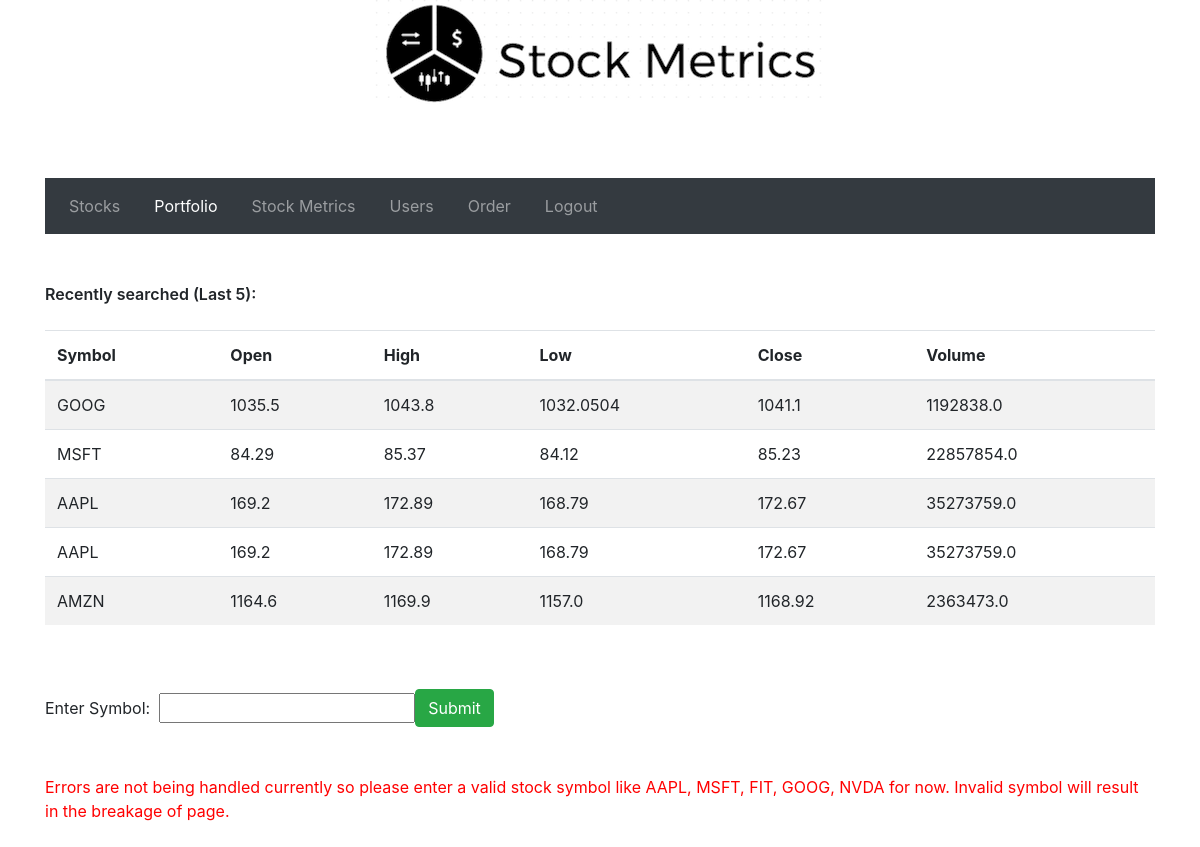
Before: /StockMetrics/portfolio/ (signed in) with the older database file.
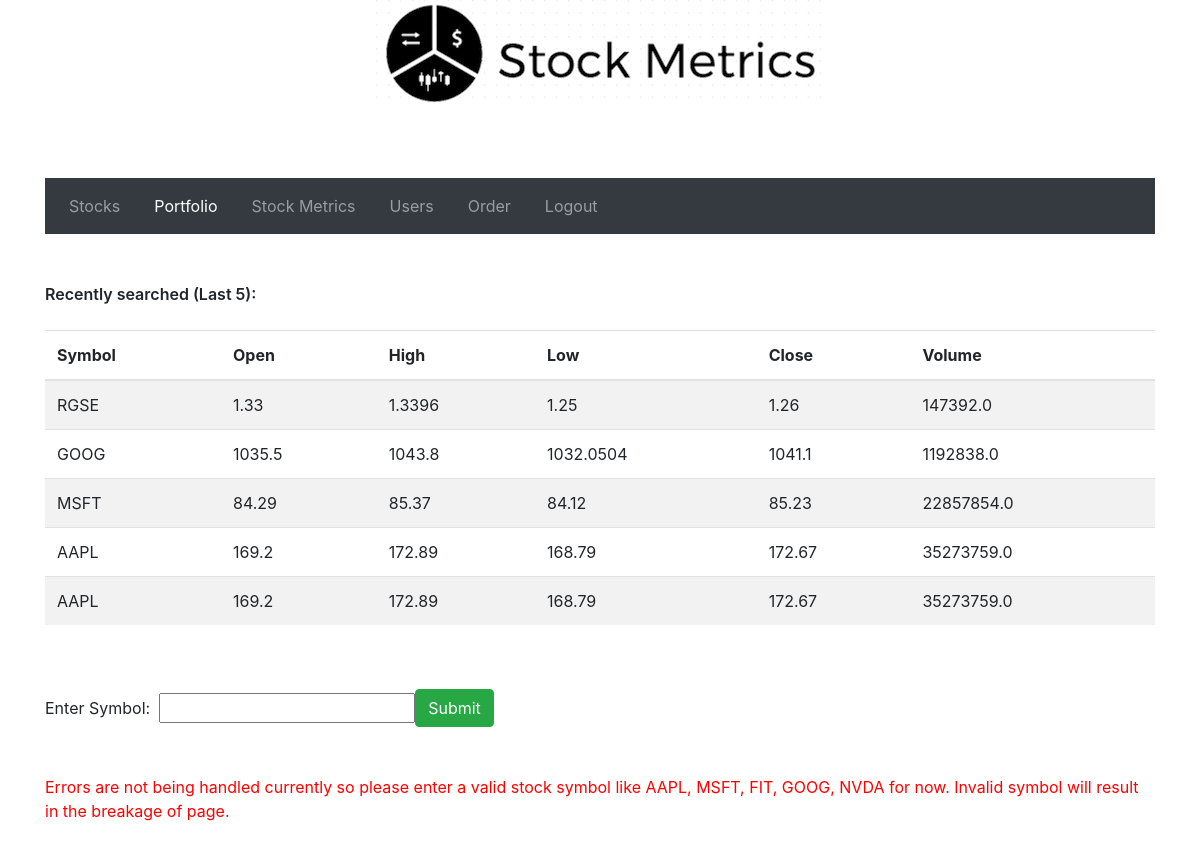
After: the same page with the newer database file.
### StockMetrics/models.py (models this page shows)
class PortfolioData(models.Model):
	symbol = models.CharField(_('Symbol'), max_length=5)
	open_price = models.FloatField()
	high_price = models.FloatField()
	low_price = models.FloatField()
	close_price = models.FloatField()
	volume = models.FloatField()

### StockMetrics/views.py (the view, shortened to what this page needs)
@login_required
def portfolio(request):
    user = request.user.id
    print(user)
    infos = []
    sym = []
    form = StockForm()
    all_portfolio2 = list(PortfolioData.objects.all())[::-1]
    all_portfolio = all_portfolio2[:5]
    return render(request, 'portfolio.html', {'all_portfolio':all_portfolio,'form': form,
                                                     'infos': infos, 'sym':sym})

### StockMetrics/forms.py
class StockForm(forms.Form):
    symbol = forms.RegexField(label=_("Symbol"), max_length=5,
        regex=r'^[A-Za-z0-9]+$',
        help_text=_("Required. 5 characters or fewer. Latin letters or digits"),
        error_messages={
            'invalid': _("This value may contain only latin letters or digits"),
        })

### Final Submission/error404/StockMetrics/templates/portfolio.html (shortened to what this page needs)
<!DOCTYPE html>
<html lang = "en">
{% block content %}
<head>
    <link rel="stylesheet" href="https://maxcdn.bootstrapcdn.com/bootstrap/4.0.0-beta/css/bootstrap.min.css"
>
    <link rel="stylesheet" href="https://maxcdn.bootstrapcdn.com/font-awesome/4.4.0/css/font-awesome.min.css">
</head>
<body>
<center>
<img src="/static/images/logo.png" class="img-rounded" alt="Logo">
</center><br><br><br>
<div class="container">
    <div class="row">
        <div class="col-lg-12">
            <nav class="navbar navbar-expand-lg navbar-dark bg-dark">
                <div class="collapse navbar-collapse" id="navbarNav">
                    <ul class="navbar-nav">
                        <li class="nav-item">
                            <a class="nav-link" href="{% url 'index' %}">Stocks</a>
                        </li>&nbsp;&nbsp;&nbsp;&nbsp;
                        <li class="nav-item">
                            <a class="nav-link active" href="{% url 'portfolio' %}">Portfolio</a>
                        </li>&nbsp;&nbsp;&nbsp;&nbsp;
                        <li class="nav-item">
                            <a class="nav-link" href="{% url 'stockMetric' %}">Stock Metrics</a>
                        </li>&nbsp;&nbsp;&nbsp;&nbsp;
                        <li class="nav-item">
                            <a class="nav-link" href="{% url 'user' %}">Users</a>
                        </li>&nbsp;&nbsp;&nbsp;&nbsp;
                        <li class="nav-item">
                            <a class="nav-link" href="{% url 'order' %}">Order</a>
                        </li>&nbsp;&nbsp;&nbsp;&nbsp;
                        <li class="nav-item">
                            <a class="nav-link" href="{% url 'logout' %}">Logout</a>
                        </li>
                    </ul>
                </div>
            </nav>
        </div>
    </div><br><br>
    <div class="row">
            <div class="col-lg-12">
        <span style="font-weight: 600">Recently searched (Last 5): </span><br><br>
        <div class="row">
            <div class="col-lg-12">
                <table class="table table-striped">
        <thead>
            <tr>
                <th>Symbol</th>
                <th>Open</th>
                <th>High</th>
                <th>Low</th>
                <th>Close</th>
                <th>Volume</th>
            </tr>
        </thead>
        <tbody>
        {% for i in all_portfolio %}
            <tr>
                <td>
                    {{ i.symbol }}
                </td>
                <td>
                    {{ i.open_price }}
                </td>
                <td>
                    {{ i.high_price }}
                </td>
                <td>
                    {{ i.low_price }}
                </td>
                <td>
                    {{ i.close_price }}
                </td>
                <td>
                    {{ i.volume }}
                </td>
                </tr>
                {% endfor %}
        </tbody>
        </table>
        </div>
        </div><br><br>
        <form method="post" action="{% url 'portfolio' %}" class="form-inline">
    <div class="form-group ">
    <span>Enter Symbol:</span>&nbsp;&nbsp;
    {% csrf_token %}<br>
    {% for field in form %}
        {{ field }}
    {% endfor %}
    <input type="submit"
           class="btn btn-success" placeholder="Symbol...(GOOG, NKE, NVDA..)">
    </div>
</form>
<br><br>
<span style="color:red;">Errors are not being handled currently so please enter a valid stock symbol like AAPL, MSFT, FIT, GOOG, NVDA for now. Invalid symbol will result in the breakage of page.</span>
<br><br>
{% endblock  %}
</div>
</body>
</html>

Changed rows visible on the page:
no longer on this page (row unchanged): PortfolioData: symbol "AMZN", open_price "1164.6", high_price "1169.9", low_price "1157.0", close_price "1168.92", volume "2363473.0"
added PortfolioData: symbol "RGSE", open_price "1.33", high_price "1.3396", low_price "1.25", close_price "1.26", volume "147392.0"
